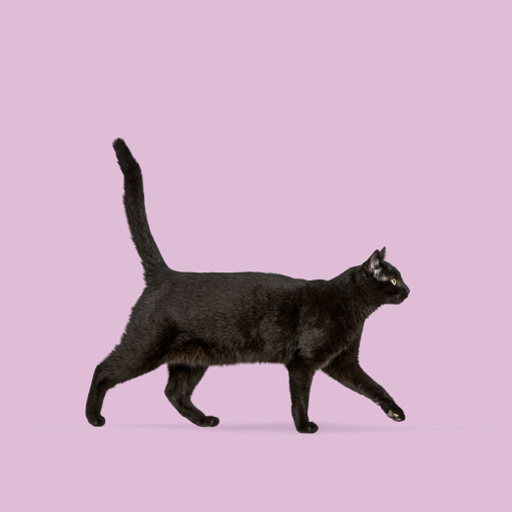
#> input picture img/cat.jpg, 512 x 512 px
$ python rotation_example.py
#> lines starting #> are read from the running program, lines starting #| are printed output that depends on the picture
import cv2

# 이미지 불러오기
img = cv2.imread('../img/cat.jpg')
#> img is the input picture: shape (512, 512, 3); mean B, G, R 191, 169.8, 200.4
height, width = img.shape[:2]
#> height = 512; width = 512

# 회전 중심점 (이미지 중앙)
center = (width // 2, height // 2)
#> center = (256, 256)

# 90도, 180도 회전
rotated_90 = cv2.rotate(img, cv2.ROTATE_90_CLOCKWISE)
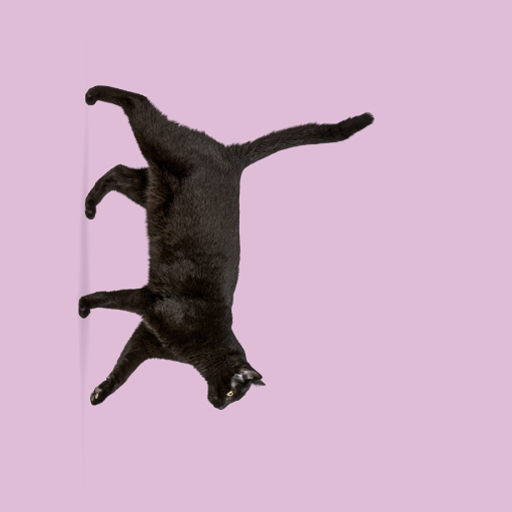
#> rotated_90: shape (512, 512, 3); mean B, G, R 191, 169.8, 200.4
rotated_180 = cv2.rotate(img, cv2.ROTATE_180)
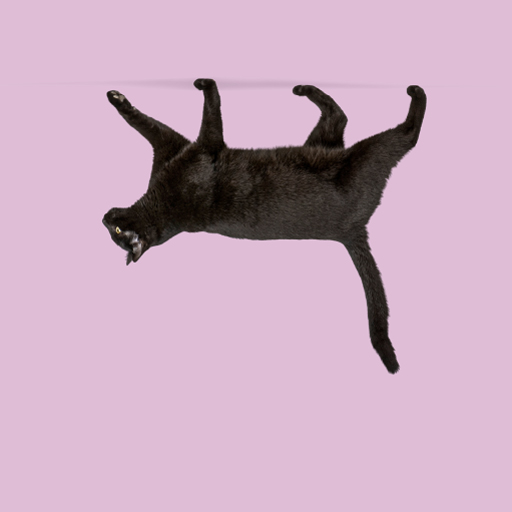
#> rotated_180: shape (512, 512, 3); mean B, G, R 191, 169.8, 200.4

# 임의 각도 회전 (30도)
rotation_matrix = cv2.getRotationMatrix2D(center, 30, 1.0)
rotated_30 = cv2.warpAffine(img, rotation_matrix, (width, height))
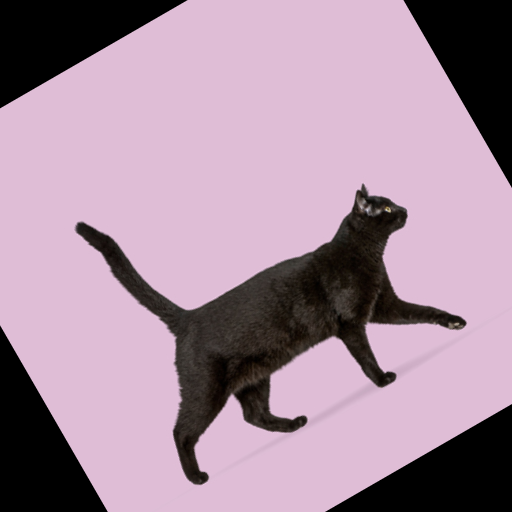
#> rotated_30: shape (512, 512, 3); mean B, G, R 157.9, 140.5, 165.9

# 결과 확인
cv2.imshow('Original', img)
cv2.imshow('90 Degrees', rotated_90)
cv2.imshow('30 Degrees', rotated_30)
cv2.waitKey(0)
cv2.destroyAllWindows()

print("Rotation completed!")
